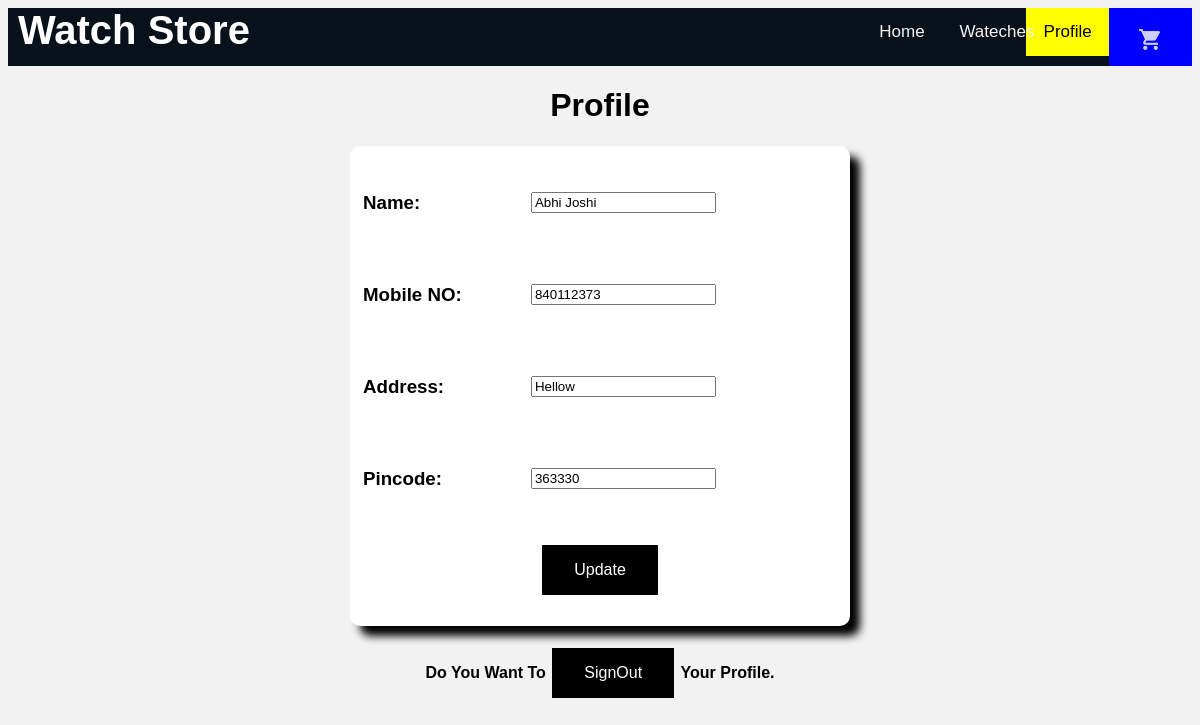
Page /profile.php (signed in) on the committed database.
### tables this page shows
CREATE TABLE IF NOT EXISTS `users_register` (
  `name` varchar(100) NOT NULL,
  `password` varchar(100) NOT NULL,
  `cpassword` varchar(100) NOT NULL,
  `mobileno` varchar(100) NOT NULL,
  `emailid` varchar(100) NOT NULL,
  `address` varchar(100) NOT NULL,
  `pincode` varchar(100) NOT NULL
);

### profile.php (the view, shortened to what this page needs)
<?php
  $con =mysqli_connect("localhost","root","","watchstoreproject");
$emailid = $_SESSION['emailid'];
$resultsss=mysqli_query($con , "SELECT * FROM users_register WHERE emailid ='$emailid'");
  $row= mysqli_fetch_array($resultsss);
 ?>
<!DOCTYPE html>
<html>
<head>
</head>
<body bgcolor="#f2f2f2">
<div class="topnav">
<b style="font-size: 40px; color: white; padding-top:10px; padding-left: 10px;">Watch Store</b>
  <a class="active" href="addtocart.php" style="background: blue;" ><img src="addwhite.png" style="height: 25px; width: 25px;"></a>
  <a class="active" href="profile.php">Profile</a>
  <a href="watches.php">Wateches</a>
  <a  href="home.php">Home</a>
</div>
<h1 align="center">Profile</h1>
<form action="" method="post">
<table align="center">
<tr>
  <td><h3>Name:</h3></td>
  <td><input type="text" name="name" value="<?php echo $row[0]; ?>"></td>
</tr>
<tr>
  <td><h3>Mobile NO:</h3></td>
  <td><input type="number" name="mobileno" value="<?php echo $row[3]; ?>"></td>
</tr>
<tr>
  <td><h3>Address:</h3></td>
  <td><input type="text" name="address" value="<?php echo $row[5]; ?>"></td>
</tr>
<tr>
  <td><h3>Pincode:</h3></td>
  <td><input type="text" name="pincode" value="<?php echo $row[6]; ?>"></td>
</tr>
<tr><td colspan="2" align="center"><input type="submit" name="update" value="Update"></td></tr>
</table>
<br>
<center>
 <b> Do You Want To</b>
<input type="submit" name="signout" value="SignOut">
<b>Your Profile.</b>
</center>
</form>
</body>
</html>

### profile.php (style rules this page uses)
.topnav { background-color: #09111b; overflow: hidden; }
.topnav a { float: right; width: 7%; color: #f2f2f2; text-align: center; padding: 14px 16px; text-decoration: none; font-size: 17px; }
.topnav a.active { background-color: yellow; color: black; }
* { box-sizing: border-box; }
body { font-family: Verdana, sans-serif; }
img { vertical-align: middle; margin-top: 5px; }
.active { background-color: #717171; }
input[type = submit] { background-color: black; border: none; color: white; padding: 16px 32px; text-align: center; font-size: 16px; margin: 4px 2px; opacity: 1; transition: 0.3s; }
a { color: white; }
table { height: 480px; width: 500px; zoom: 1; margin-top: 20px; filter: alpha(opacity=50); border-color: black; border-radius: 10px; box-shadow: 10px 10px 8px black; background-color: white; padding: 10px; }

### rows in the picture
users_register: name "Abhi Joshi", mobileno "840112373", address "Hellow", pincode "363330"
